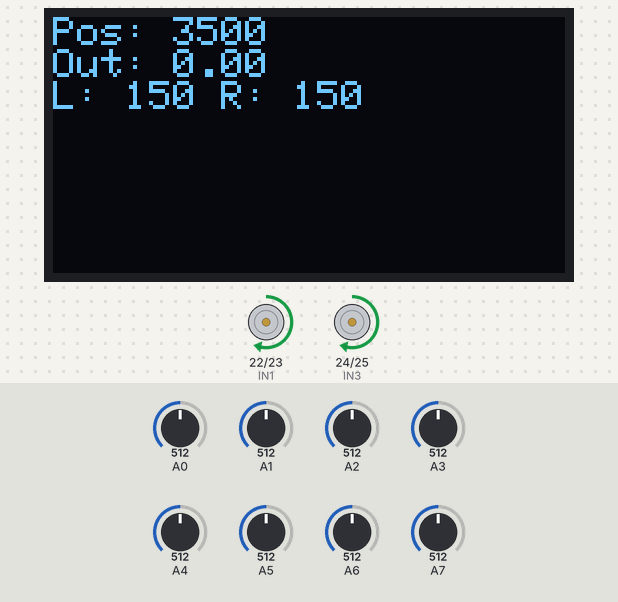
A program run on a simulated Arduino Mega 2560, built with avr-gcc and run on an emulated ATmega2560. Parts: 128×64 one-colour display, motor-driver pin pairs drawn as motors (green arrow = first pin HIGH = forward, orange = second pin HIGH = backward, longer = more drive, scaled by the enable pin). The inputs (shaded band) are chosen by the test bench; at power-on: A1 = 512, A4 = 512, A5 = 512, A6 = 512, A3 = 512, A0 = 512, A2 = 512, A7 = 512.

Above: at 13.5 s.
13.6 s: A1 set to 716
At 14.4 s:
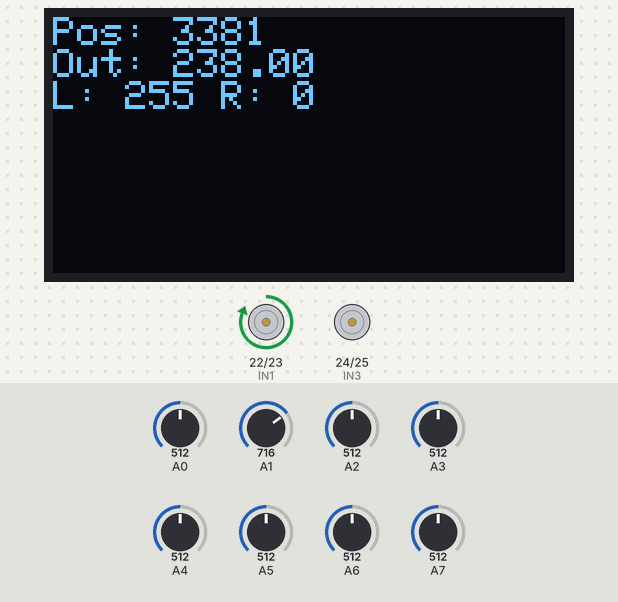
15.3 s: A4 set to 716
At 16.6 s:
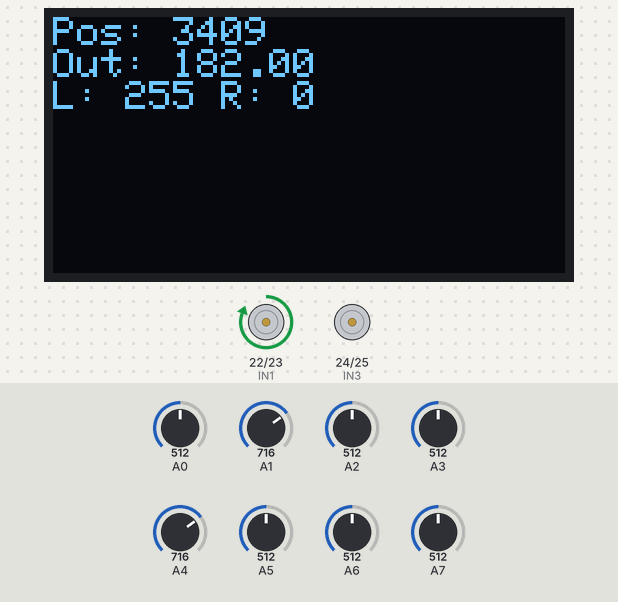
17.0 s: A5 set to 542
At 17.5 s:
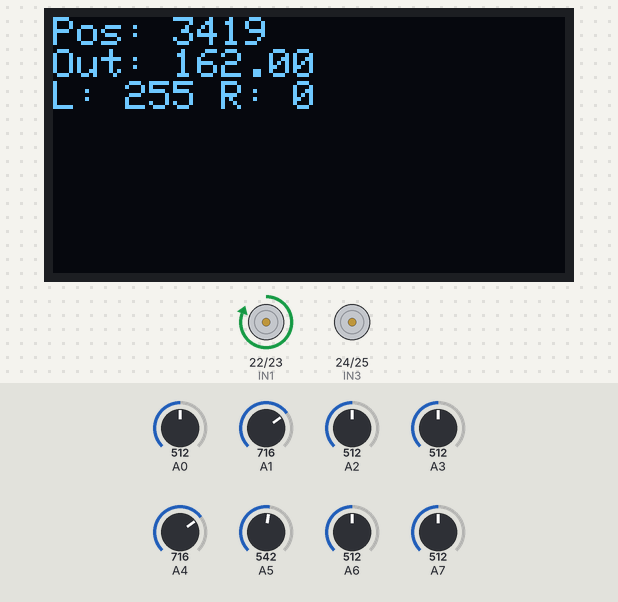
18.6 s: A5 set to 569
At 19.6 s:
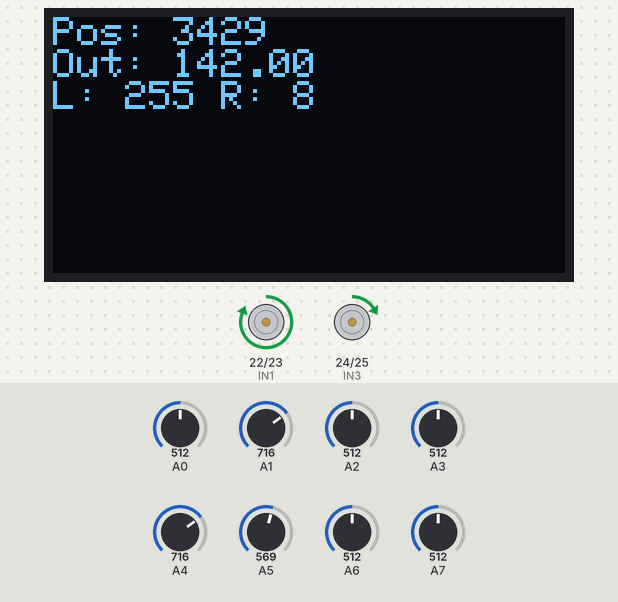
20.2 s: A6 set to 716
At 21.6 s:
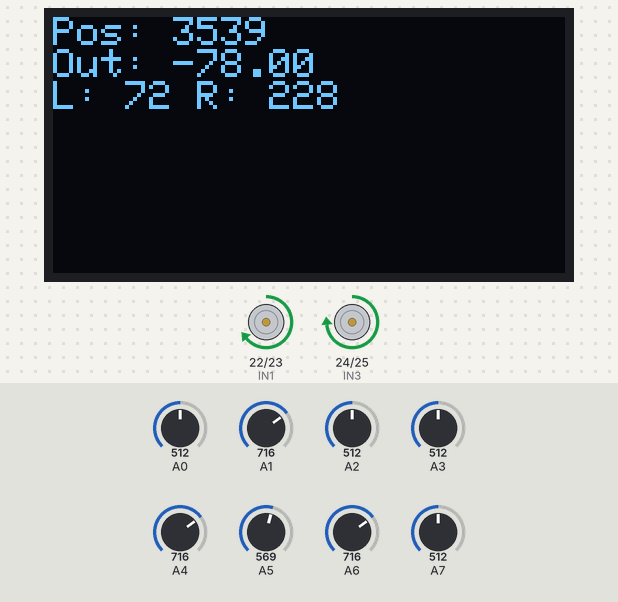
21.9 s: A3 set to 716
At 22.7 s:
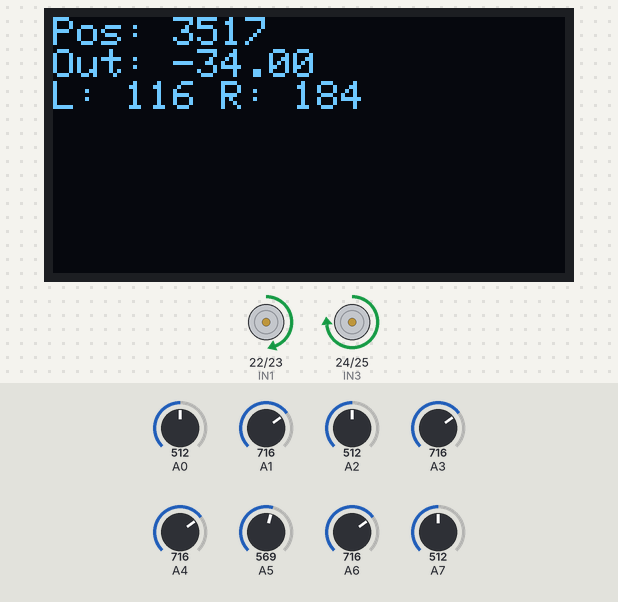
Timing chart, 0 to 24.5 s (numbered marks = the images above; inputs shaded):
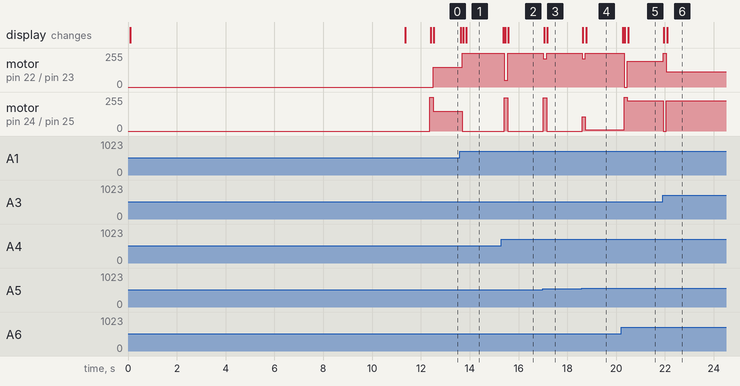

Measured:
- after the input at 13.6 s, motor on pin 22 (IN1) / pin 23 (IN2): forward 150/255 → forward 255/255 after 0.10 s; motor on pin 24 (IN3) / pin 25 (IN4): forward 150/255 → stopped after 0.10 s; the display: first changes at once (image 1 shows a later state)
- after the input at 15.3 s, motor on pin 22 (IN1) / pin 23 (IN2): forward 255/255 → forward 52/255 after 0.12 s, → forward 255/255 0.13 s later; motor on pin 24 (IN3) / pin 25 (IN4): stopped → forward 248/255 after 0.12 s, → stopped 0.13 s later; the display: first changes after 0.06 s (image 2 shows a later state)
- after the input at 17.0 s, motor on pin 22 (IN1) / pin 23 (IN2): forward 255/255 → forward 212/255 at once, → forward 255/255 0.13 s later; motor on pin 24 (IN3) / pin 25 (IN4): stopped → forward 248/255 at once, → stopped 0.13 s later; the display: first changes at once (image 3 shows a later state)
- after the input at 18.6 s, motor on pin 22 (IN1) / pin 23 (IN2): forward 255/255 → forward 212/255 at once, → forward 255/255 0.13 s later; motor on pin 24 (IN3) / pin 25 (IN4): stopped → forward 108/255 at once, → forward 8/255 0.13 s later; the display: first changes at once (image 4 shows a later state)
- after the input at 20.2 s, motor on pin 22 (IN1) / pin 23 (IN2): forward 255/255 → stopped after 0.13 s, → forward 192/255 0.13 s later; motor on pin 24 (IN3) / pin 25 (IN4): forward 8/255 → forward 255/255 after 0.13 s, → forward 228/255 0.13 s later; the display: first changes after 0.07 s (image 5 shows a later state)
- after the input at 21.9 s, motor on pin 22 (IN1) / pin 23 (IN2): forward 192/255 → forward 255/255 at once, → forward 116/255 0.13 s later; motor on pin 24 (IN3) / pin 25 (IN4): forward 228/255 → stopped at once, → forward 228/255 0.13 s later; the display: first changes after 0.05 s (image 6 shows a later state)

The program:

main.cpp
```cpp
/**
 * @file line_following_robot.ino
 * @brief Line following robot using QTR sensors, L298N motor driver, and OLED display
 *
 * Pin Assignments:
 * @pin A0-A7 QTR sensor array inputs
 * @pin 26 QTR sensor array emitter pin
 * @pin 2 Left motor enable (ENA)
 * @pin 3 Right motor enable (ENB)
 * @pin 22 Left motor input 1 (IN1)
 * @pin 23 Left motor input 2 (IN2)
 * @pin 24 Right motor input 1 (IN3)
 * @pin 25 Right motor input 2 (IN4)
 * @pin 20 I2C SDA (implicitly used by Wire library for OLED)
 * @pin 21 I2C SCL (implicitly used by Wire library for OLED)
 *
 * Other hardware connections:
 * - OLED Display: Connected via I2C (SDA and SCL)
 */

#include <Arduino.h>
#include <QTRSensors.h>
#include <PID_v1.h>
#include <Wire.h>
#include <Adafruit_GFX.h>
#include <Adafruit_SSD1306.h>

#define SCREEN_WIDTH 128 // OLED display width, in pixels
#define SCREEN_HEIGHT 64 // OLED display height, in pixels
#define OLED_RESET     -1 // Reset pin # (or -1 if sharing Arduino reset pin)
#define SCREEN_ADDRESS 0x3C
Adafruit_SSD1306 display(SCREEN_WIDTH, SCREEN_HEIGHT, &Wire, OLED_RESET);

// QTR-A Sensor Array
#define NUM_SENSORS 8
#define EMITTER_PIN 26
QTRSensors qtr;
uint16_t sensorValues[NUM_SENSORS];

// Motor Driver Pins
#define ENA 2
#define IN1 22
#define IN2 23
#define IN3 24
#define IN4 25
#define ENB 3

// PID Control
double Setpoint, Input, Output;
double Kp = 2, Ki = 0, Kd = 1;
PID myPID(&Input, &Output, &Setpoint, Kp, Ki, Kd, DIRECT);

// Constants
#define MAX_SPEED 255
#define BASE_SPEED 150

void setMotorSpeeds(int, int);
void calibrateSensors();
void updateDisplay(uint16_t position, double output, int leftSpeed, int rightSpeed);

void setup() {
  // Initialize OLED display
  if(!display.begin(SSD1306_SWITCHCAPVCC, SCREEN_ADDRESS)) {
    for(;;); // Don't proceed, loop forever
  }
  display.clearDisplay();
  display.setTextSize(1);
  display.setTextColor(SSD1306_WHITE);
  display.setCursor(0,0);
  display.println("Initializing...");
  display.display();

  // Configure the QTR sensors
  qtr.setTypeAnalog();
  qtr.setSensorPins((const uint8_t[]){A0, A1, A2, A3, A4, A5, A6, A7}, NUM_SENSORS);
  qtr.setEmitterPin(EMITTER_PIN);

  // Initialize motor control pins
  pinMode(ENA, OUTPUT);
  pinMode(IN1, OUTPUT);
  pinMode(IN2, OUTPUT);
  pinMode(IN3, OUTPUT);
  pinMode(IN4, OUTPUT);
  pinMode(ENB, OUTPUT);

  // Calibrate the sensors
  calibrateSensors();

  // Initialize PID
  Setpoint = 3500; // Adjust based on your sensor array
  myPID.SetMode(AUTOMATIC);
  myPID.SetOutputLimits(-MAX_SPEED, MAX_SPEED);
}

void calibrateSensors() {
  display.clearDisplay();
  display.setCursor(0,0);
  display.println("Calibrating...");
  display.display();

  // Turn on LED to indicate we are in calibration mode
  digitalWrite(LED_BUILTIN, HIGH);

  for (uint16_t i = 0; i < 250; i++) {
    qtr.calibrate();
    delay(20);
  }

  // Turn off LED to indicate calibration is complete
  digitalWrite(LED_BUILTIN, LOW);

  display.println("Calibration complete");
  display.display();
  delay(1000);
}

void loop() {
  // Read sensor values
  uint16_t position = qtr.readLineBlack(sensorValues);

  // Compute PID
  Input = position;
  myPID.Compute();

  // Calculate motor speeds
  int leftSpeed = BASE_SPEED + Output;
  int rightSpeed = BASE_SPEED - Output;

  // Constrain speeds
  leftSpeed = constrain(leftSpeed, 0, MAX_SPEED);
  rightSpeed = constrain(rightSpeed, 0, MAX_SPEED);

  // Set motor directions and speeds
  setMotorSpeeds(leftSpeed, rightSpeed);

  // Update display with debug information
  updateDisplay(position, Output, leftSpeed, rightSpeed);

  delay(10);
}

void setMotorSpeeds(int leftSpeed, int rightSpeed) {
  // Left motor
  digitalWrite(IN1, leftSpeed > 0 ? HIGH : LOW);
  digitalWrite(IN2, leftSpeed > 0 ? LOW : HIGH);
  analogWrite(ENA, abs(leftSpeed));

  // Right motor
  digitalWrite(IN3, rightSpeed > 0 ? HIGH : LOW);
  digitalWrite(IN4, rightSpeed > 0 ? LOW : HIGH);
  analogWrite(ENB, abs(rightSpeed));
}

void updateDisplay(uint16_t position, double output, int leftSpeed, int rightSpeed) {
  display.clearDisplay();
  display.setCursor(0,0);
  display.print("Pos: ");
  display.println(position);
  display.print("Out: ");
  display.println(output);
  display.print("L: ");
  display.print(leftSpeed);
  display.print(" R: ");
  display.println(rightSpeed);
  display.display();
}
```
